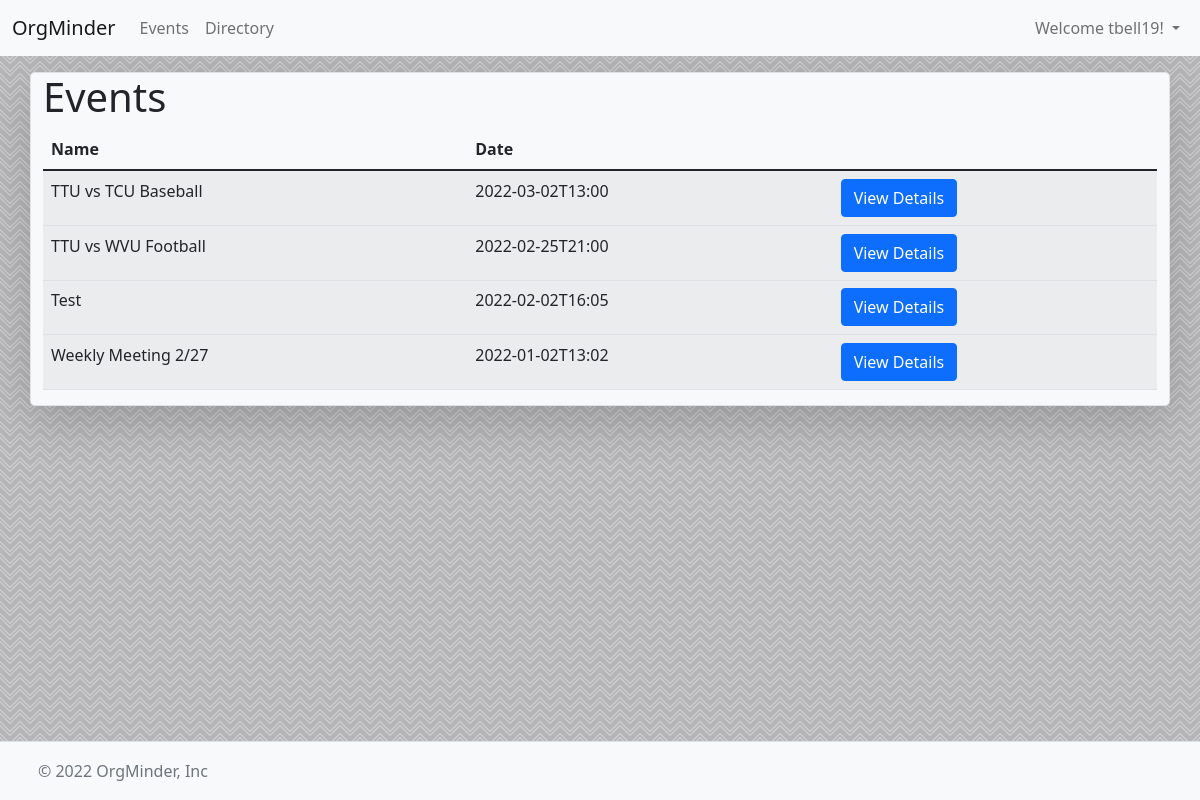
The page /events (signed in) on the database as committed earlier.
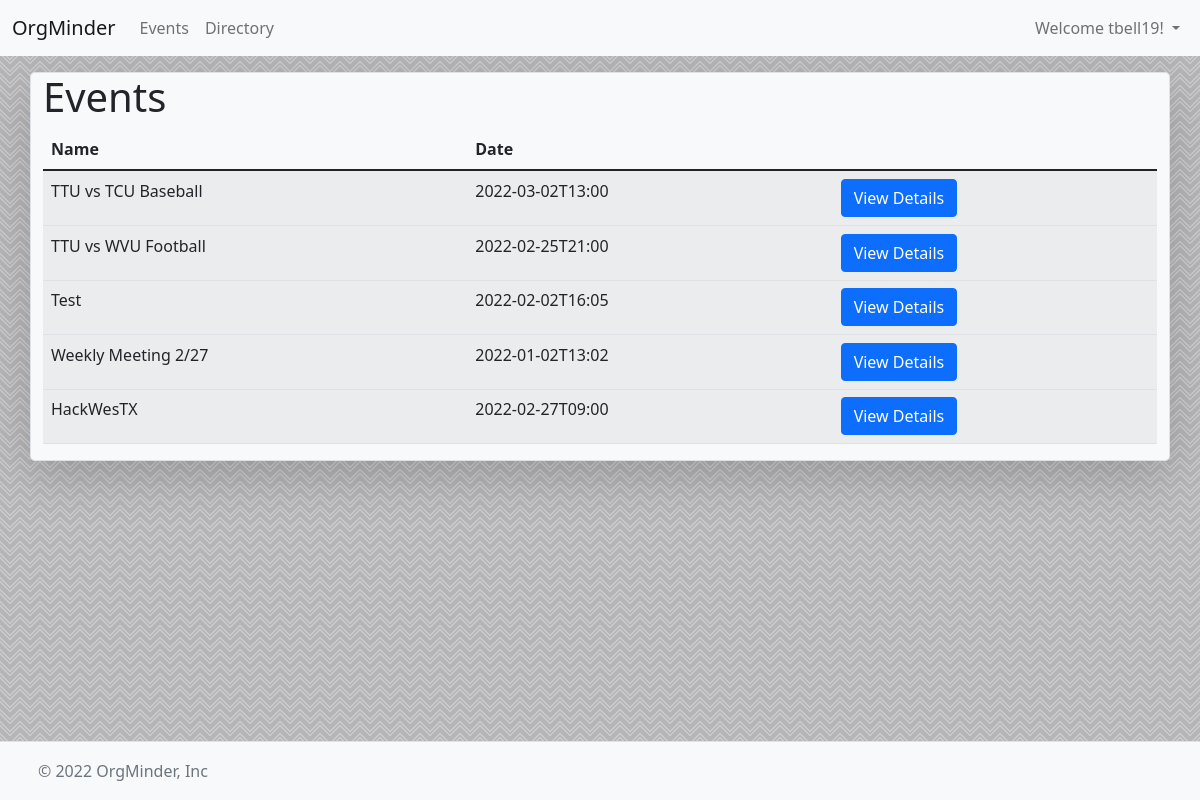
The same page on the database as committed later.
### tables this page shows
CREATE TABLE "EVENTS" (
	"ID"	INTEGER,
	"NAME"	TEXT NOT NULL,
	"DATE"	TEXT NOT NULL,
	"LOCATION"	TEXT NOT NULL,
	"MANDATORY"	INT NOT NULL,
	"ATTENDEES"	TEXT,
	"CHECKEDIN"	TEXT,
	"NOTATTENDING"	TEXT,
	PRIMARY KEY("ID")
);

### main.py (the view)
@app.route("/events")
def events():
    if(not session.get("user_logged")):
        return redirect("/login")
    conn = sqlite3.connect(dbName)
    cur = conn.cursor()
    cur.execute("SELECT ID,NAME,DATE FROM EVENTS")
    eventsResp = cur.fetchall()
    conn.close()
    eventList = []
    for event in eventsResp:
        eventList.append({
            "id":event[0],
            "name":event[1],
            "date":str(event[2])
        })
    return render_template("events.html",username=session.get("user_logged"),permissionLevel=session.get("permissionLevel"),events=eventList)

### templates/events.html (shortened to what this page needs)
{% extends 'default.html' %}
{% block body %}
    <div class="container pt-3">
        <div class="row">
            <div class="col-md-12 col bg-light border rounded-3 shadow-lg">
                <h1>Events</h1>
                <table class="table table-striped table-hover">
                    <thead>
                        <th>Name</th>
                        <th>Date</th>
                        <th></th>
                    </thead>
                    <tbody>
                        {% for event in events %}
                        <tr>
                            <td>{{event['name']}}</td>
                            <td>{{event['date']}}</td>
                            <td><a href="/event?id={{event['id']}}" role="button" class="btn btn-primary">View Details</a></td>
                        <tr>
                        {% endfor %}
                    </tbody>
                </table>
            </div>
        </div>
    </div>
{% endblock %}

### templates/default.html (shortened to what this page needs)
<!DOCTYPE html>
<html lang="en">
<head>
    <link href="https://cdn.jsdelivr.net/npm/bootstrap@5.1.3/dist/css/bootstrap.min.css" rel="stylesheet">
    <link rel="stylesheet" href="/static/css/style.css">
</head>
<body>
    {% if username %}
    <nav class="navbar navbar-expand-lg navbar-light bg-light">
        <div class="container-fluid">
            <a class="navbar-brand" href="./">OrgMinder</a>
            <div class="collapse navbar-collapse" id="navbarNavDropdown">
            <ul class="navbar-nav">
                <li class="nav-item">
                    <a class="nav-link" href="/events">Events</a>
                </li>
                <li class="nav-item">
                    <a class="nav-link" href="/directory">Directory</a>
                </li>
            </ul>
            </div>
            <div class="d-flex">
                <ul class="navbar-nav">
                    <li class="nav-item dropdown">
                        <a class="nav-link dropdown-toggle" href="#" id="navbarDropdownMenuLink" role="button" data-bs-toggle="dropdown" aria-expanded="false">
                            Welcome {{username}}!
                        </a>
                    </li>
                </ul>
            </div>
        </div>
    </nav>
    {% endif %}
    {% block body %}
    {% endblock %}
    <footer class="d-flex flex-wrap justify-content-between align-items-center py-3 border-top bg-light fixed-bottom">
        <div class="col-md-4 d-flex align-items-center">
          <a href="/" class="mb-3 me-2 mb-md-0 text-muted text-decoration-none lh-1">
            <svg class="bi" width="30" height="24"><use xlink:href="#bootstrap"></use></svg>
          </a>
          <span class="text-muted">© 2022 OrgMinder, Inc</span>
        </div>
        <ul class="nav col-md-4 justify-content-end list-unstyled d-flex">
          <li class="ms-3"><a class="text-muted" href="#"><svg class="bi" width="24" height="24"><use xlink:href="#twitter"></use></svg></a></li>
          <li class="ms-3"><a class="text-muted" href="#"><svg class="bi" width="24" height="24"><use xlink:href="#instagram"></use></svg></a></li>
          <li class="ms-3"><a class="text-muted" href="#"><svg class="bi" width="24" height="24"><use xlink:href="#facebook"></use></svg></a></li>
        </ul>
      </footer>
</body>
</html>

### static/css/style.css (style rules this page uses)
body { background-color: #b5b4b6; }

Rows that differ between the two databases and show on the page:
added EVENTS: name "HackWesTX", date "2022-02-27T09:00"
